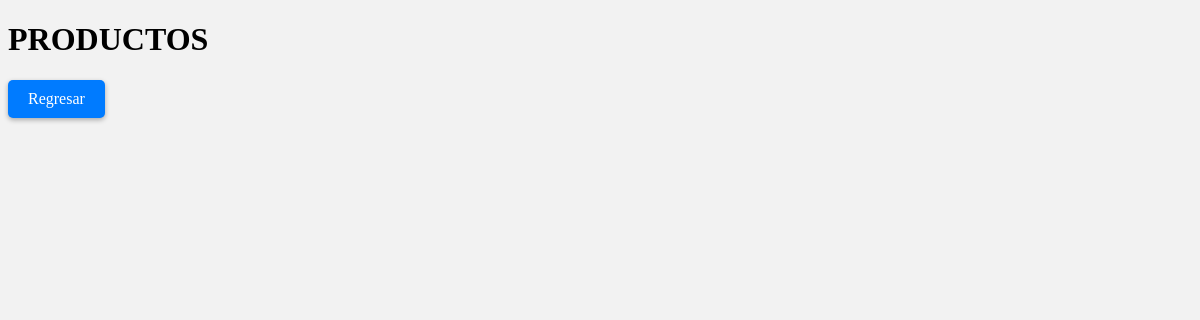
The app's page /App1/producto/list, older data.
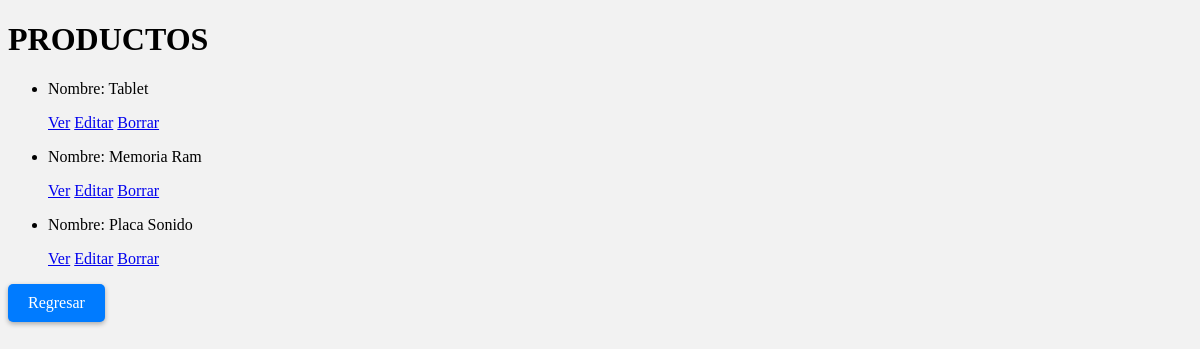
The same page, newer data.
### App1/models.py (models this page shows, shortened)
class producto(models.Model):
    nombre= models.CharField(max_length=40)
    cantidad= models.IntegerField()

### App1/views.py (the view)
# urls.py: path('producto/list',views.ProductoList.as_view(),name='List'),
class ProductoList(ListView):
    model =producto
    template_name='/App1/producto_list.html'

### App1/Templates/App1/producto_list.html (shortened to what this page needs)
<!DOCTYPE html>
<html lang="en">
<head>
</head>
<body>
    <h1>PRODUCTOS</h1>
    <ul>
        {% for producto in object_list %}
            <li>
                <p>Nombre: {{ producto.nombre }}</p>
                <p>
                    <a href="{% url 'Detail' producto.id %}">Ver</a>
                    <a href="{% url 'Edit' producto.id %}">Editar</a>
                    <a href="{% url 'Delete' producto.id %}">Borrar</a>
                </p>
            </li>
        {% endfor %}
    </ul>
    <html>
            <head>
            </head>
            <body>
              <a href="{%url 'inicio' %}" class="button">Regresar</a>
            </body>
          </html>
  </head>
  <body>
  </body>
</html

Row changes from the older to the newer data that the page shows:
added producto: nombre "Tablet"
added producto: nombre "Memoria Ram"
added producto: nombre "Placa Sonido"
